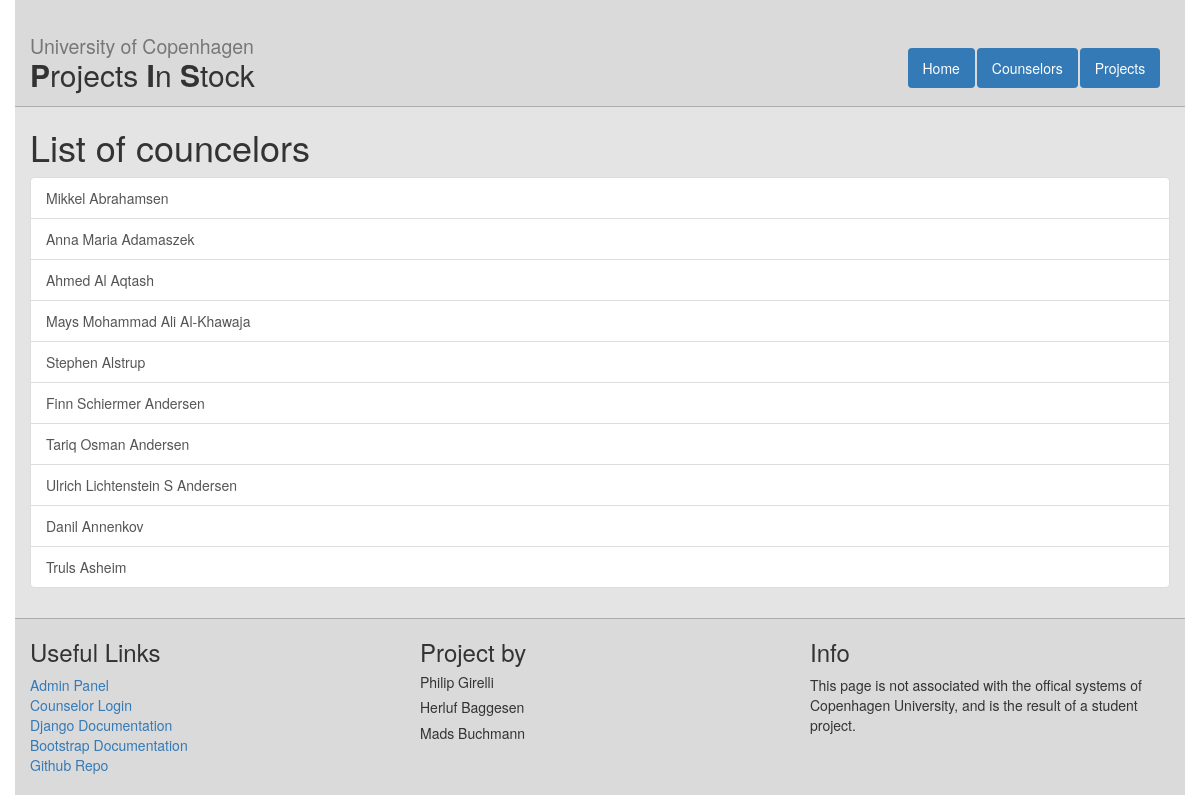
The page /counselors on the database as committed earlier.
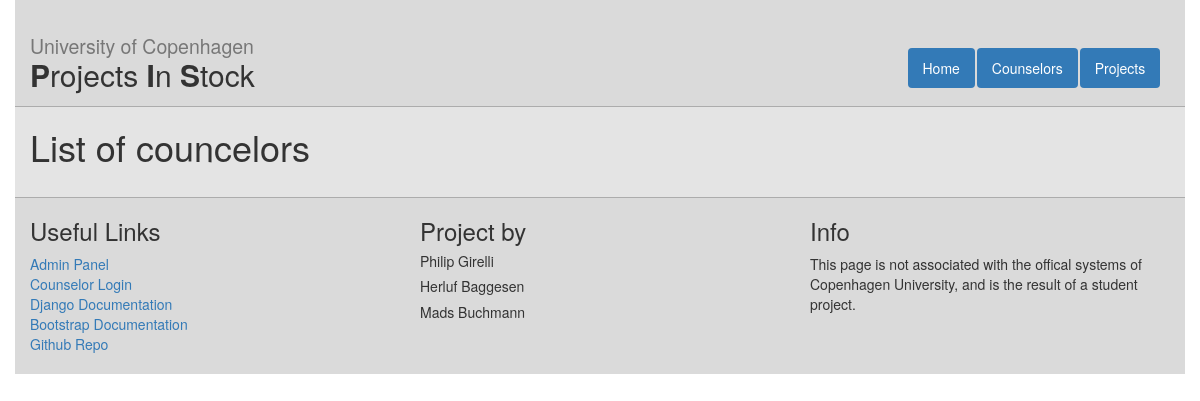
The same page on the database as committed later.
### web/models.py (models this page shows, shortened)
class Counselor(models.Model):
    readonly_fields=('account_id',)
    name = models.CharField(max_length=255)
    email = models.EmailField()
    studyArea = models.CharField(max_length=255)
    office = models.CharField(max_length=255)
    projects = models.ManyToManyField(Project)
    url = models.URLField(default="NOURL")
    accountId = models.IntegerField(default=-1)
    statusChoices = (('Available','Available'),('Unavailable','Unavailable'))
    status = models.CharField(max_length=50, choices=statusChoices, default='Available')

### web/views.py (the view)
# urls.py: url(r'^counselors$', views.counselor_list, name="counselor_list"),
def counselor_list(request):
    counselors = Counselor.objects.all()
    context = {
        "counselors": counselors
    }
    return render(request, 'web/counselor_list.html', context)

### web/templates/web/counselor_list.html (shortened to what this page needs)
{%extends "web/master.html" %}
{% block content%}
<h1>List of councelors</h1>
  <div class="list-group">
  {% for counselor in counselors %}
    <a class="list-group-item" href="{% url 'counselor_detail' counselor.id %}">{{ counselor.name }}</a>
  {% endfor %}
</div>
{% endblock %}

### web/templates/web/master.html (shortened to what this page needs)
<!DOCTYPE html>
<html>
<head>
  {% load staticfiles %}
  <link rel="stylesheet" type="text/css" href="{% static 'web/style.css' %}">
  <link rel="stylesheet" href="http://maxcdn.bootstrapcdn.com/bootstrap/3.3.6/css/bootstrap.min.css">
</head>
<body>
<div class="container" id="site-wrapper">
  <div class="row" id="header-wrap">
    <div class="col-md-9">
      <h2><small>University of Copenhagen</small> <br /><b>P</b>rojects <b>I</b>n <b> S</b>tock</h2>
    </div>
    <div class ="col-md-3">
      <ul class="nav nav-pills" id="menu">
        <li><a href="{% url "index" %}">Home</a></li>
        <li><a id="Counselor-list" href="{% url "counselor_list" %}">Counselors</a></li>
        <li><a id="Project-list" href="{% url "project_list" %}">Projects</a></li>
      </ul>
    </div>
  </div>
<div id="content" style="display: none;">
{%block content%}
{%endblock%}
</div>
<div class="row" id="footer">
  <div class="col-md-4">
    <h3>Useful Links</h3>
      <a href="{% url 'admin:index' %}">Admin Panel</a><br />
      <a href="{% url 'login' %}">Counselor Login</a><br />
      <a href="https://docs.djangoproject.com/en/1.9/">Django Documentation</a><br />
      <a href="http://getbootstrap.com/components/">Bootstrap Documentation</a><br />
      <a href="https://github.com/PhilipFraDIKU/Projects-in-Stock">Github Repo</a><br /><br />
  </div>
  <div class="col-md-4">
    <h3>Project by</h3>
      <h5>Philip Girelli</h5>
      <h5>Herluf Baggesen</h5>
      <h5>Mads Buchmann</h5>
  </div>
  <div class="col-md-4">
  <h3>Info</h3>
  <p>
   This page is not associated with the offical systems of Copenhagen University, and is the result of a student project.
  </p>
  </div>
</div>
</div>
</body>
</html>

### web/static/web/style.css (style rules this page uses)
#header-wrap { border-bottom: solid 1px; background-color : rgba(128, 128, 128, 0.1); border-color: rgba(128, 128, 128, 0.5); padding-top : 5px; padding-bottom : 5px; }
html, body { height : 100%; }
#menu { margin-top : 43px; }
.nav-pills li a { background-color: #337AB7; color : #fff; transition : color 0.5s; -webkit- transition : color 0.5s; }
.container { background-color: rgba(128, 128, 128, 0.21); }
#footer { background-color : rgba(128, 128, 128, 0.1); border-top : solid 1px; border-color : rgba(128, 128, 128, 0.5); margin-top : 30px; }

Rows that differ between the two databases and show on the page:
removed Counselor: name "Mikkel Abrahamsen"
removed Counselor: name "Anna Maria Adamaszek"
removed Counselor: name "Ahmed Al Aqtash"
removed Counselor: name "Mays Mohammad Ali Al-Khawaja"
removed Counselor: name "Stephen Alstrup"
removed Counselor: name "Finn Schiermer Andersen"
removed Counselor: name "Tariq Osman Andersen"
removed Counselor: name "Ulrich Lichtenstein S Andersen"
removed Counselor: name "Danil Annenkov"
removed Counselor: name "Truls Asheim"
